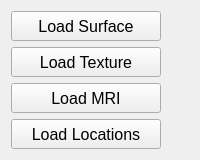
             <widget class="QWidget" name="tab_3">
              <attribute name="title">
               <string>Single Session</string>
              </attribute>
              <layout class="QVBoxLayout" name="verticalLayout_2">
               <item>
                <widget class="QPushButton" name="load_surface_button">
                 <property name="sizePolicy">
                  <sizepolicy hsizetype="Minimum" vsizetype="Minimum">
                   <horstretch>0</horstretch>
                   <verstretch>0</verstretch>
                  </sizepolicy>
                 </property>
                 <property name="minimumSize">
                  <size>
                   <width>150</width>
                   <height>30</height>
                  </size>
                 </property>
                 <property name="maximumSize">
                  <size>
                   <width>150</width>
                   <height>30</height>
                  </size>
                 </property>
                 <property name="font">
                  <font>
                   <pointsize>12</pointsize>
                  </font>
                 </property>
                 <property name="styleSheet">
                  <string notr="true"/>
                 </property>
                 <property name="text">
                  <string>Load Surface</string>
                 </property>
                </widget>
               </item>
               <item>
                <widget class="QPushButton" name="load_texture_button">
                 <property name="sizePolicy">
                  <sizepolicy hsizetype="Minimum" vsizetype="Minimum">
                   <horstretch>0</horstretch>
                   <verstretch>0</verstretch>
                  </sizepolicy>
                 </property>
                 <property name="minimumSize">
                  <size>
                   <width>150</width>
                   <height>30</height>
                  </size>
                 </property>
                 <property name="maximumSize">
                  <size>
                   <width>150</width>
                   <height>30</height>
                  </size>
                 </property>
                 <property name="font">
                  <font>
                   <pointsize>12</pointsize>
                  </font>
                 </property>
                 <property name="styleSheet">
                  <string notr="true"/>
                 </property>
                 <property name="text">
                  <string>Load Texture</string>
                 </property>
                </widget>
               </item>
               <item>
                <widget class="QPushButton" name="load_mri_button">
                 <property name="sizePolicy">
                  <sizepolicy hsizetype="Minimum" vsizetype="Minimum">
                   <horstretch>0</horstretch>
                   <verstretch>0</verstretch>
                  </sizepolicy>
                 </property>
                 <property name="minimumSize">
                  <size>
                   <width>150</width>
                   <height>30</height>
                  </size>
                 </property>
                 <property name="maximumSize">
                  <size>
                   <width>150</width>
                   <height>30</height>
                  </size>
                 </property>
                 <property name="font">
                  <font>
                   <pointsize>12</pointsize>
                  </font>
                 </property>
                 <property name="styleSheet">
                  <string notr="true"/>
                 </property>
                 <property name="text">
                  <string>Load MRI</string>
                 </property>
                </widget>
               </item>
               <item>
                <widget class="QPushButton" name="load_locations_button">
                 <property name="sizePolicy">
                  <sizepolicy hsizetype="Minimum" vsizetype="Minimum">
                   <horstretch>0</horstretch>
                   <verstretch>0</verstretch>
                  </sizepolicy>
                 </property>
                 <property name="minimumSize">
                  <size>
                   <width>150</width>
                   <height>30</height>
                  </size>
                 </property>
                 <property name="maximumSize">
                  <size>
                   <width>150</width>
                   <height>30</height>
                  </size>
                 </property>
                 <property name="font">
                  <font>
                   <pointsize>12</pointsize>
                  </font>
                 </property>
                 <property name="styleSheet">
                  <string notr="true"/>
                 </property>
                 <property name="text">
                  <string>Load Locations</string>
                 </property>
                </widget>
               </item>
              </layout>
             </widget>
